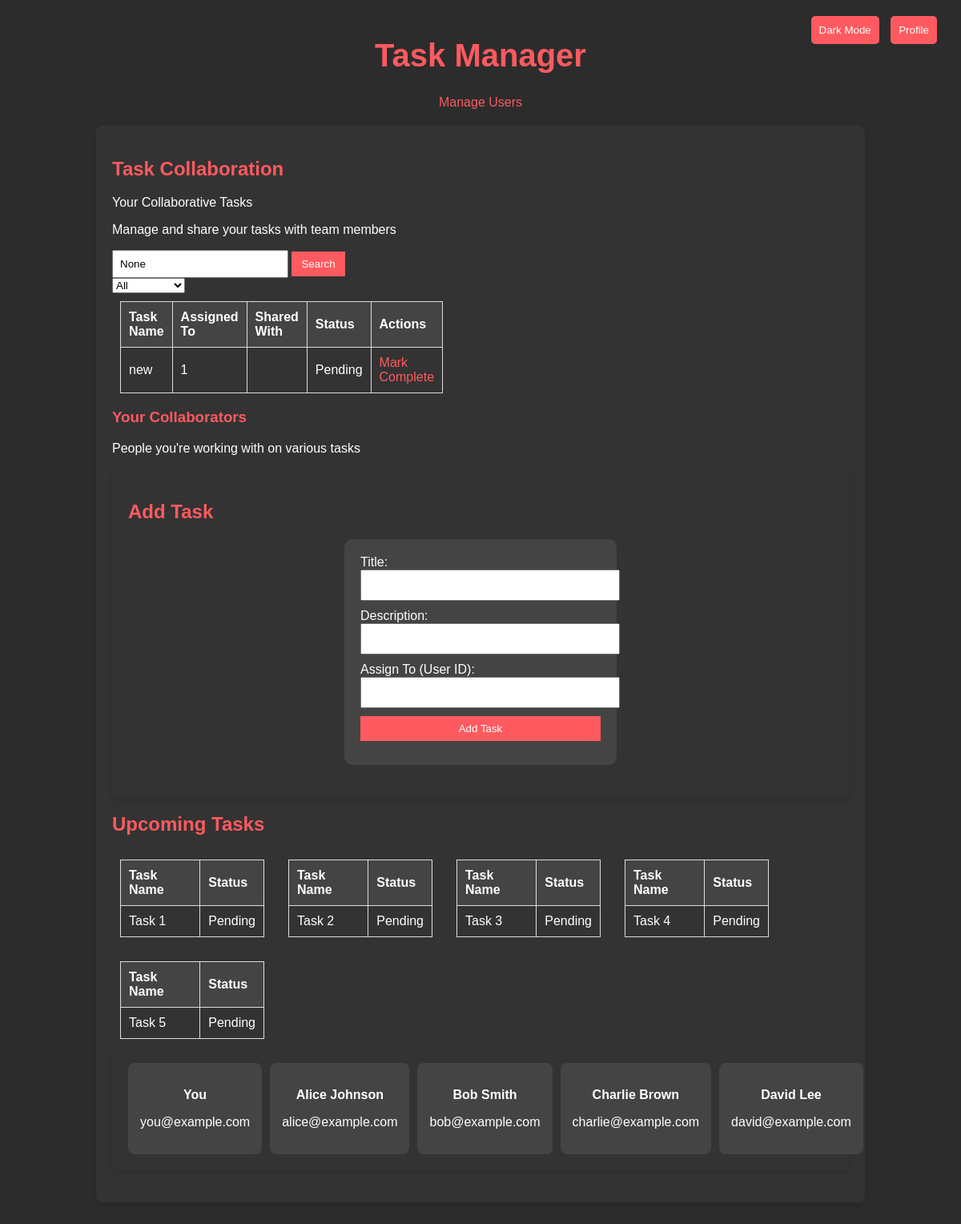
Page /collaboration on the committed database.
### tables this page shows
CREATE TABLE tasks (
            id INTEGER PRIMARY KEY,
            title TEXT,
            description TEXT,
            assigned_to INTEGER,
            status TEXT,
            FOREIGN KEY (assigned_to) REFERENCES users(id)
        );

### app.py (the view)
@app.route('/collaboration')
def collaboration():
    with get_db() as conn:
        tasks = conn.execute("SELECT * FROM tasks").fetchall()
    return render_template("collaboration.html", tasks=tasks)

### app.py (called while the page is built)
def get_db():
    conn = sqlite3.connect(DATABASE)
    conn.row_factory = sqlite3.Row
    return conn

### templates/collaboration.html (shortened to what this page needs)
<!DOCTYPE html>
<html lang="en">
<head>
    <link rel="stylesheet" href="{{ url_for('static', filename='css/styles.css') }}">
</head>
<body>
    <div class="container">
        {% include 'header.html' %}
        <header>
            <h1>Task Manager</h1>
            <a href="/users">Manage Users</a>
        </header>
        <section class="collaboration">
            <h2>Task Collaboration</h2>
            <p>Your Collaborative Tasks</p>
            <p>Manage and share your tasks with team members</p>
            <form method="GET" action="/">
                <input type="text" name="search" placeholder="Search tasks..." value="{{ request.args.get('search') }}" class="search-bar">
                <button type="submit">Search</button>
            </form>
            <form method="GET" action="/">
                <select name="status" onchange="this.form.submit()">
                    <option value="All" {% if request.args.get('status') == 'All' %} selected {% endif %}>All</option>
                </select>
            </form>
            <table class="tasks-table">
                <thead>
                    <tr>
                        <th>Task Name</th>
                        <th>Assigned To</th>
                        <th>Shared With</th>
                        <th>Status</th>
                        <th>Actions</th>
                    </tr>
                </thead>
                <tbody>
                    {% for task in tasks %}
                    <tr>
                        <td>{{ task['title'] }}</td>
                        <td>{{ task['assigned_to'] }}</td>
                        <td>{{ task['shared_with'] }}</td>
                        <td>{{ task['status'] }}</td>
                        <td>
                            {% if task['status'] == 'Pending' %}
                            <a href="/mark_complete/{{ task['id'] }}">Mark Complete</a>
                            {% endif %}
                        </td>
                    </tr>
                    {% endfor %}
                </tbody>
            </table>
            <h3>Your Collaborators</h3>
            <p>People you're working with on various tasks</p>
            <section class="add-task">
                <h2>Add Task</h2>
                <form method="POST" action="/add_task">
                    <label>Title:</label>
                    <input type="text" name="title" required><br>
                    <label>Description:</label>
                    <input type="text" name="description" required><br>
                    <label>Assign To (User ID):</label>
                    <input type="number" name="assigned_to"><br>
                    <button type="submit">Add Task</button>
                </form>
            </section>
            <section class="empty-tables">
                <h2>Upcoming Tasks</h2>
                <div class="table-container">
                    <table>
                        <thead>
                            <tr><th>Task Name</th><th>Status</th></tr>
                        </thead>
                        <tbody>
                            <tr><td>Task 1</td><td>Pending</td></tr>
                        </tbody>
                    </table>
                    <table>
                        <thead>
                            <tr><th>Task Name</th><th>Status</th></tr>
                        </thead>
                        <tbody>
                            <tr><td>Task 2</td><td>Pending</td></tr>
                        </tbody>
                    </table>
                    <table>
                        <thead>
                            <tr><th>Task Name</th><th>Status</th></tr>
                        </thead>
                        <tbody>
                            <tr><td>Task 3</td><td>Pending</td></tr>
                        </tbody>
                    </table>
                    <table>
                        <thead>
                            <tr><th>Task Name</th><th>Status</th></tr>
                        </thead>
                        <tbody>
                            <tr><td>Task 4</td><td>Pending</td></tr>
                        </tbody>
                    </table>
                    <table>
                        <thead>
                            <tr><th>Task Name</th><th>Status</th></tr>
                        </thead>
                        <tbody>
                            <tr><td>Task 5</td><td>Pending</td></tr>
                        </tbody>
                    </table>
                </div>
            </section>
            <div class="collaborators">
                <div class="collaborator">
                    <p><strong>You</strong></p>
                    <p>you@example.com</p>
                </div>
                <div class="collaborator">
                    <p><strong>Alice Johnson</strong></p>
                    <p>alice@example.com</p>
                </div>
                <div class="collaborator">
                    <p><strong>Bob Smith</strong></p>
                    <p>bob@example.com</p>
                </div>
                <div class="collaborator">
                    <p><strong>Charlie Brown</strong></p>
                    <p>charlie@example.com</p>
                </div>
                <div class="collaborator">
                    <p><strong>David Lee</strong></p>
                    <p>david@example.com</p>
                </div>
            </div>
        </section>
    </div>
</body>
</html>

### static/css/styles.css (style rules this page uses)
body { font-family: Arial, sans-serif; background-color: #2c2c2c; color: white; margin: 0; padding: 0; transition: background-color 0.3s, color 0.3s; }
.container { width: 80%; margin: 0 auto; padding: 20px; }
header { text-align: center; margin-bottom: 20px; }
h1 { font-size: 2.5em; color: #ff5a5f; }
a { color: #ff5a5f; text-decoration: none; }
.collaboration, .add-task, .collaborators { background-color: #333; padding: 20px; border-radius: 8px; margin-bottom: 20px; box-shadow: 0 4px 8px rgba(0, 0, 0, 0.1); }
h2, h3 { color: #ff5a5f; }
table { width: 100%; margin-bottom: 20px; border-collapse: collapse; }
th, td { padding: 10px; text-align: left; border: 1px solid #ddd; }
th { background-color: #444; }
.table-container { display: flex; gap: 10px; flex-wrap: wrap; }
table { width: 180px; margin: 10px; }
.add-task form { max-width: 300px; margin: 20px auto; background-color: #444; padding: 20px; border-radius: 10px; }
.add-task input, .add-task button { width: 100%; padding: 10px; margin-bottom: 10px; }
.add-task button { background-color: #ff5a5f; border: none; color: white; cursor: pointer; }
.search-bar { padding: 8px; width: 200px; }
button[type="submit"] { background-color: #ff5a5f; border: none; padding: 8px 12px; color: white; cursor: pointer; }
.collaborators { display: grid; grid-template-columns: 1fr 1fr 1fr 1fr 1fr; gap: 10px; }
.collaborator { background-color: #444; padding: 15px; border-radius: 8px; text-align: center; color: white; }

### rows in the picture
tasks: title "new", assigned_to "1", status "Pending"
